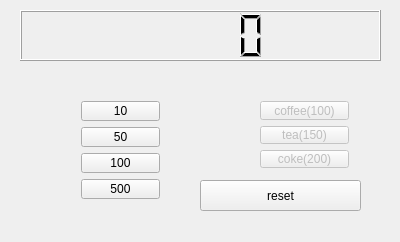
<?xml version="1.0" encoding="UTF-8"?>
<ui version="4.0">
 <class>Widget</class>
 <widget class="QWidget" name="Widget">
  <property name="geometry">
   <rect>
    <x>0</x>
    <y>0</y>
    <width>400</width>
    <height>242</height>
   </rect>
  </property>
  <property name="windowTitle">
   <string>Widget</string>
  </property>
  <widget class="QLCDNumber" name="lcdNumber">
   <property name="geometry">
    <rect>
     <x>20</x>
     <y>10</y>
     <width>361</width>
     <height>51</height>
    </rect>
   </property>
  </widget>
  <widget class="QPushButton" name="pushButton">
   <property name="geometry">
    <rect>
     <x>200</x>
     <y>180</y>
     <width>161</width>
     <height>31</height>
    </rect>
   </property>
   <property name="text">
    <string>reset</string>
   </property>
  </widget>
  <widget class="QWidget" name="">
   <property name="geometry">
    <rect>
     <x>249</x>
     <y>90</y>
     <width>111</width>
     <height>89</height>
    </rect>
   </property>
   <layout class="QVBoxLayout" name="verticalLayout">
    <item>
     <widget class="QPushButton" name="pbCoffee">
      <property name="enabled">
       <bool>false</bool>
      </property>
      <property name="text">
       <string>coffee(100)</string>
      </property>
     </widget>
    </item>
    <item>
     <widget class="QPushButton" name="pbTea">
      <property name="enabled">
       <bool>false</bool>
      </property>
      <property name="text">
       <string>tea(150)</string>
      </property>
     </widget>
    </item>
    <item>
     <widget class="QPushButton" name="pbCoke">
      <property name="enabled">
       <bool>false</bool>
      </property>
      <property name="text">
       <string>coke(200)</string>
      </property>
     </widget>
    </item>
   </layout>
  </widget>
  <widget class="QWidget" name="">
   <property name="geometry">
    <rect>
     <x>70</x>
     <y>90</y>
     <width>101</width>
     <height>120</height>
    </rect>
   </property>
   <layout class="QVBoxLayout" name="verticalLayout_2">
    <item>
     <widget class="QPushButton" name="pb10">
      <property name="text">
       <string>10</string>
      </property>
     </widget>
    </item>
    <item>
     <widget class="QPushButton" name="pb50">
      <property name="text">
       <string>50</string>
      </property>
     </widget>
    </item>
    <item>
     <widget class="QPushButton" name="pb100">
      <property name="text">
       <string>100</string>
      </property>
     </widget>
    </item>
    <item>
     <widget class="QPushButton" name="pb500">
      <property name="text">
       <string>500</string>
      </property>
     </widget>
    </item>
   </layout>
  </widget>
 </widget>
 <layoutdefault spacing="6" margin="11"/>
 <resources/>
 <connections/>
</ui>
